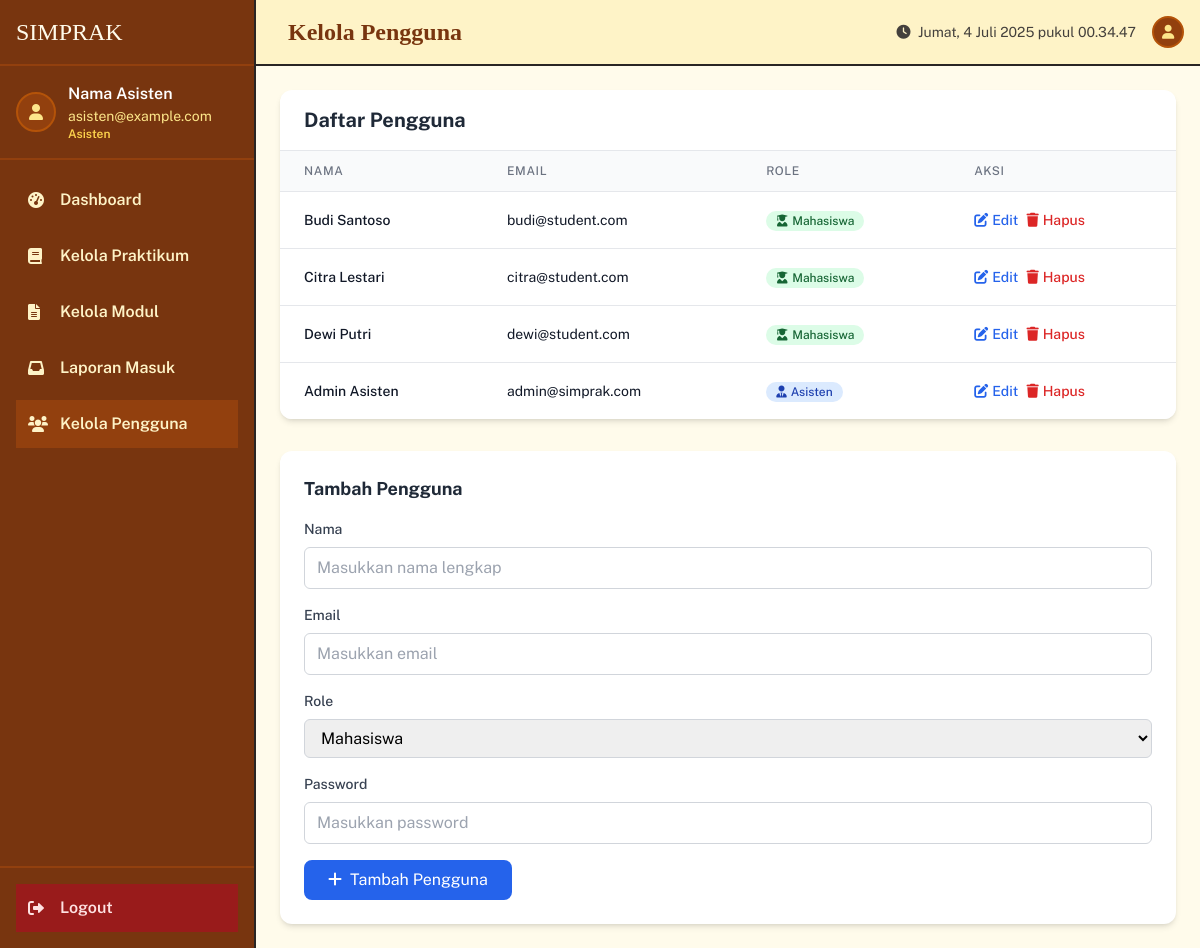
The app's page /asisten/kelola_pengguna.php (signed in) with its own data.
### tables this page shows
CREATE TABLE `users` (
  `id` int(11) NOT NULL AUTO_INCREMENT,
  `nama` varchar(100) NOT NULL,
  `email` varchar(100) NOT NULL,
  `password` varchar(255) NOT NULL,
  `role` enum('mahasiswa','asisten') NOT NULL,
  `created_at` timestamp NOT NULL DEFAULT current_timestamp(),
  PRIMARY KEY (`id`),
  UNIQUE KEY `email` (`email`)
);

### asisten/kelola_pengguna.php (the view, shortened to what this page needs)
<?php
require_once '../config.php';
$user = [];
$res = $conn->query("SELECT * FROM users ORDER BY role, nama");
while ($row = $res->fetch_assoc()) $user[] = $row;
include 'templates/header.php';
?>
<div class="bg-white rounded-xl shadow-md overflow-hidden mb-8">
    <div class="px-6 py-4 border-b border-gray-200">
        <h2 class="text-xl font-bold text-gray-800">Daftar Pengguna</h2>
    </div>
    <div class="overflow-x-auto">
        <table class="min-w-full divide-y divide-gray-200">
            <thead class="bg-gray-50">
                <tr>
                    <th class="px-6 py-3 text-left text-xs font-medium text-gray-500 uppercase tracking-wider">
                        Nama
                    </th>
                    <th class="px-6 py-3 text-left text-xs font-medium text-gray-500 uppercase tracking-wider">
                        Email
                    </th>
                    <th class="px-6 py-3 text-left text-xs font-medium text-gray-500 uppercase tracking-wider">
                        Role
                    </th>
                    <th class="px-6 py-3 text-left text-xs font-medium text-gray-500 uppercase tracking-wider">
                        Aksi
                    </th>
                </tr>
            </thead>
            <tbody class="bg-white divide-y divide-gray-200">
                <?php foreach ($user as $u): ?>
                <tr class="hover:bg-gray-50">
                    <td class="px-6 py-4 whitespace-nowrap">
                        <div class="text-sm font-medium text-gray-900"><?= htmlspecialchars($u['nama']) ?></div>
                    </td>
                    <td class="px-6 py-4 whitespace-nowrap">
                        <div class="text-sm text-gray-900"><?= htmlspecialchars($u['email']) ?></div>
                    </td>
                    <td class="px-6 py-4 whitespace-nowrap">
                        <?php if ($u['role'] === 'asisten'): ?>
                            <span class="inline-flex items-center px-2.5 py-0.5 rounded-full text-xs font-medium bg-blue-100 text-blue-800">
                                <i class="fas fa-user-tie mr-1"></i>Asisten
                            </span>
                        <?php else: ?>
                            <span class="inline-flex items-center px-2.5 py-0.5 rounded-full text-xs font-medium bg-green-100 text-green-800">
                                <i class="fas fa-user-graduate mr-1"></i>Mahasiswa
                            </span>
                        <?php endif; ?>
                    </td>
                    <td class="px-6 py-4 whitespace-nowrap text-sm font-medium">
                        <div class="flex space-x-2">
                            <button onclick="editUser(<?= $u['id'] ?>, '<?= htmlspecialchars(addslashes($u['nama'])) ?>', '<?= htmlspecialchars(addslashes($u['email'])) ?>', '<?= htmlspecialchars(addslashes($u['role'])) ?>')" class="text-blue-600 hover:text-blue-900">
                                <i class="fas fa-edit mr-1"></i>Edit
                            </button>
                            <a href="kelola_pengguna.php?hapus=<?= $u['id'] ?>" onclick="return confirm('Yakin hapus user ini?')" class="text-red-600 hover:text-red-900">
                                <i class="fas fa-trash mr-1"></i>Hapus
                            </a>
                        </div>
                    </td>
                </tr>
                <?php endforeach; ?>
            </tbody>
        </table>
    </div>
</div>
<div class="bg-white rounded-xl shadow-md p-6">
    <h2 class="text-lg font-bold mb-4 text-gray-800">Tambah Pengguna</h2>
    <form method="post" class="space-y-4">
        <div>
            <label for="nama" class="block text-sm font-medium text-gray-700 mb-2">Nama</label>
            <input type="text" id="nama" name="nama" placeholder="Masukkan nama lengkap" required
                   class="w-full px-3 py-2 border border-gray-300 rounded-md focus:outline-none focus:ring-2 focus:ring-blue-500">
        </div>
        <div>
            <label for="email" class="block text-sm font-medium text-gray-700 mb-2">Email</label>
            <input type="email" id="email" name="email" placeholder="Masukkan email" required
                   class="w-full px-3 py-2 border border-gray-300 rounded-md focus:outline-none focus:ring-2 focus:ring-blue-500">
        </div>
        <div>
            <label for="role" class="block text-sm font-medium text-gray-700 mb-2">Role</label>
            <select id="role" name="role" required
                    class="w-full px-3 py-2 border border-gray-300 rounded-md focus:outline-none focus:ring-2 focus:ring-blue-500">
                <option value="mahasiswa">Mahasiswa</option>
            </select>
        </div>
        <div>
            <label for="password" class="block text-sm font-medium text-gray-700 mb-2">Password</label>
            <input type="password" id="password" name="password" placeholder="Masukkan password" required
                   class="w-full px-3 py-2 border border-gray-300 rounded-md focus:outline-none focus:ring-2 focus:ring-blue-500">
        </div>
        <button type="submit" class="bg-blue-600 text-white px-6 py-2 rounded-lg hover:bg-blue-700 transition-colors">
            <i class="fas fa-plus mr-2"></i>Tambah Pengguna
        </button>
    </form>
</div>
<?php
include 'templates/footer.php';
?>

### asisten/templates/header.php (style rules this page uses)
:root { --retro-border: #4d4d4d; }
body { font-family: 'Public Sans', sans-serif; }

### records on screen
users: nama "Budi Santoso", email "budi@student.com", role "mahasiswa" (drawn)
users: nama "Citra Lestari", email "citra@student.com", role "mahasiswa" (drawn)
users: nama "Dewi Putri", email "dewi@student.com", role "mahasiswa" (drawn)
users: nama "Admin Asisten", email "admin@simprak.com", role "asisten" (drawn)

### other values on screen
$user_data['nama'] "Nama Asisten"
$user_data['email'] "asisten@example.com"
$page_title "Kelola Pengguna"
